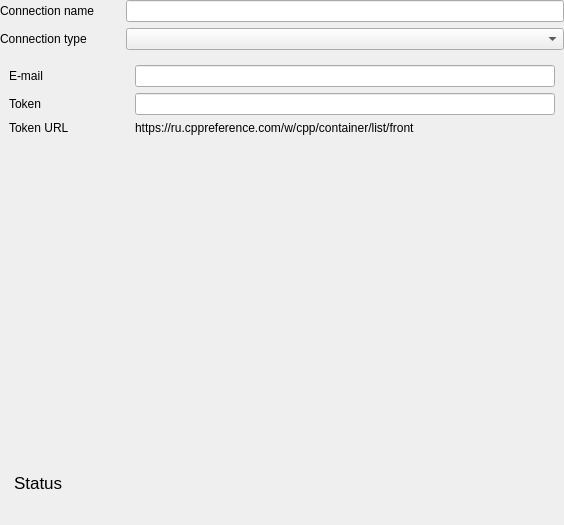
<?xml version="1.0" encoding="UTF-8"?>
<ui version="4.0">
 <class>ConnectionInfoWidget</class>
 <widget class="QWidget" name="ConnectionInfoWidget">
  <property name="geometry">
   <rect>
    <x>0</x>
    <y>0</y>
    <width>564</width>
    <height>525</height>
   </rect>
  </property>
  <property name="windowTitle">
   <string>Form</string>
  </property>
  <layout class="QVBoxLayout" name="verticalLayout" stretch="1,0,1">
   <property name="sizeConstraint">
    <enum>QLayout::SetMaximumSize</enum>
   </property>
   <property name="leftMargin">
    <number>0</number>
   </property>
   <property name="topMargin">
    <number>0</number>
   </property>
   <property name="rightMargin">
    <number>0</number>
   </property>
   <property name="bottomMargin">
    <number>0</number>
   </property>
   <item>
    <layout class="QFormLayout" name="formLayout">
     <property name="sizeConstraint">
      <enum>QLayout::SetMinimumSize</enum>
     </property>
     <item row="0" column="0">
      <widget class="QLabel" name="label">
       <property name="minimumSize">
        <size>
         <width>120</width>
         <height>0</height>
        </size>
       </property>
       <property name="text">
        <string>Connection name</string>
       </property>
      </widget>
     </item>
     <item row="0" column="1">
      <widget class="QLineEdit" name="connectionName"/>
     </item>
     <item row="1" column="0">
      <widget class="QLabel" name="label_4">
       <property name="sizePolicy">
        <sizepolicy hsizetype="Preferred" vsizetype="Preferred">
         <horstretch>0</horstretch>
         <verstretch>0</verstretch>
        </sizepolicy>
       </property>
       <property name="minimumSize">
        <size>
         <width>120</width>
         <height>0</height>
        </size>
       </property>
       <property name="baseSize">
        <size>
         <width>300</width>
         <height>0</height>
        </size>
       </property>
       <property name="text">
        <string>Connection type</string>
       </property>
      </widget>
     </item>
     <item row="1" column="1">
      <widget class="QComboBox" name="connectionType">
       <item>
        <property name="text">
         <string/>
        </property>
       </item>
       <item>
        <property name="text">
         <string>UDP</string>
        </property>
       </item>
       <item>
        <property name="text">
         <string>Gmail</string>
        </property>
       </item>
       <item>
        <property name="text">
         <string>VK</string>
        </property>
       </item>
       <item>
        <property name="text">
         <string>E-mail</string>
        </property>
       </item>
      </widget>
     </item>
    </layout>
   </item>
   <item>
    <widget class="QStackedWidget" name="stackedWidget">
     <property name="sizePolicy">
      <sizepolicy hsizetype="Minimum" vsizetype="Preferred">
       <horstretch>0</horstretch>
       <verstretch>10</verstretch>
      </sizepolicy>
     </property>
     <property name="currentIndex">
      <number>2</number>
     </property>
     <widget class="QWidget" name="empty_conn"/>
     <widget class="QWidget" name="udp_conn"/>
     <widget class="QWidget" name="gmail_oauth">
      <layout class="QFormLayout" name="formLayout_2">
       <item row="0" column="0">
        <widget class="QLabel" name="loginLabel">
         <property name="minimumSize">
          <size>
           <width>120</width>
           <height>0</height>
          </size>
         </property>
         <property name="baseSize">
          <size>
           <width>300</width>
           <height>0</height>
          </size>
         </property>
         <property name="text">
          <string>E-mail</string>
         </property>
        </widget>
       </item>
       <item row="0" column="1">
        <widget class="QLineEdit" name="login"/>
       </item>
       <item row="1" column="0">
        <widget class="QLabel" name="passLabel">
         <property name="minimumSize">
          <size>
           <width>120</width>
           <height>0</height>
          </size>
         </property>
         <property name="text">
          <string>Token</string>
         </property>
        </widget>
       </item>
       <item row="1" column="1">
        <widget class="QLineEdit" name="pass"/>
       </item>
       <item row="2" column="0">
        <widget class="QLabel" name="tokenUrlLabel">
         <property name="minimumSize">
          <size>
           <width>120</width>
           <height>0</height>
          </size>
         </property>
         <property name="text">
          <string>Token URL</string>
         </property>
        </widget>
       </item>
       <item row="2" column="1">
        <widget class="QLabel" name="tokenUrl">
         <property name="text">
          <string>https://ru.cppreference.com/w/cpp/container/list/front</string>
         </property>
         <property name="textFormat">
          <enum>Qt::RichText</enum>
         </property>
         <property name="textInteractionFlags">
          <set>Qt::LinksAccessibleByKeyboard|Qt::LinksAccessibleByMouse</set>
         </property>
        </widget>
       </item>
      </layout>
     </widget>
     <widget class="QWidget" name="vk_oauth">
      <layout class="QGridLayout" name="gridLayout">
       <item row="1" column="0">
        <widget class="QLabel" name="tokenUrlLabel_2">
         <property name="minimumSize">
          <size>
           <width>120</width>
           <height>0</height>
          </size>
         </property>
         <property name="text">
          <string>Token URL</string>
         </property>
        </widget>
       </item>
       <item row="0" column="1">
        <widget class="QLineEdit" name="vkOauthUrl"/>
       </item>
       <item row="1" column="1">
        <widget class="QLabel" name="vkTokenUrl">
         <property name="text">
          <string>https://ru.cppreference.com/w/cpp/container/list/front</string>
         </property>
         <property name="textFormat">
          <enum>Qt::RichText</enum>
         </property>
         <property name="textInteractionFlags">
          <set>Qt::LinksAccessibleByKeyboard|Qt::LinksAccessibleByMouse</set>
         </property>
        </widget>
       </item>
       <item row="0" column="0">
        <widget class="QLabel" name="loginLabel_2">
         <property name="minimumSize">
          <size>
           <width>120</width>
           <height>0</height>
          </size>
         </property>
         <property name="baseSize">
          <size>
           <width>300</width>
           <height>0</height>
          </size>
         </property>
         <property name="text">
          <string>URL</string>
         </property>
        </widget>
       </item>
       <item row="2" column="1">
        <spacer name="verticalSpacer">
         <property name="orientation">
          <enum>Qt::Vertical</enum>
         </property>
         <property name="sizeHint" stdset="0">
          <size>
           <width>20</width>
           <height>40</height>
          </size>
         </property>
        </spacer>
       </item>
      </layout>
     </widget>
     <widget class="QWidget" name="emailConn">
      <layout class="QVBoxLayout" name="verticalLayout_3" stretch="4,2,1,4">
       <item>
        <layout class="QGridLayout" name="gridLayout_2" columnstretch="1,4">
         <item row="1" column="0">
          <widget class="QLabel" name="label_5">
           <property name="text">
            <string>Password</string>
           </property>
          </widget>
         </item>
         <item row="0" column="0">
          <widget class="QLabel" name="label_3">
           <property name="text">
            <string>Login</string>
           </property>
          </widget>
         </item>
         <item row="0" column="1">
          <widget class="QLineEdit" name="emailLogin"/>
         </item>
         <item row="1" column="1">
          <widget class="QLineEdit" name="emailPass"/>
         </item>
         <item row="2" column="0">
          <widget class="QLabel" name="label_6">
           <property name="text">
            <string>From</string>
           </property>
          </widget>
         </item>
         <item row="2" column="1">
          <widget class="QLineEdit" name="emailFrom"/>
         </item>
        </layout>
       </item>
       <item>
        <layout class="QGridLayout" name="gridLayout_3" columnstretch="2,5,1">
         <item row="0" column="2">
          <widget class="QLineEdit" name="smtpPort">
           <property name="placeholderText">
            <string>port</string>
           </property>
          </widget>
         </item>
         <item row="0" column="0">
          <widget class="QLabel" name="label_7">
           <property name="text">
            <string>smtp</string>
           </property>
          </widget>
         </item>
         <item row="0" column="1">
          <widget class="QLineEdit" name="smtpUrl">
           <property name="placeholderText">
            <string>server URL/IP</string>
           </property>
          </widget>
         </item>
         <item row="1" column="0">
          <widget class="QLabel" name="label_8">
           <property name="text">
            <string>imap</string>
           </property>
          </widget>
         </item>
         <item row="1" column="1">
          <widget class="QLineEdit" name="imapUrl">
           <property name="placeholderText">
            <string>server URL/IP</string>
           </property>
          </widget>
         </item>
         <item row="1" column="2">
          <widget class="QLineEdit" name="imapPort">
           <property name="placeholderText">
            <string>port</string>
           </property>
          </widget>
         </item>
        </layout>
       </item>
       <item>
        <widget class="QCheckBox" name="useTls">
         <property name="text">
          <string>Use safe connection</string>
         </property>
         <property name="checked">
          <bool>true</bool>
         </property>
        </widget>
       </item>
       <item>
        <spacer name="verticalSpacer_2">
         <property name="orientation">
          <enum>Qt::Vertical</enum>
         </property>
         <property name="sizeHint" stdset="0">
          <size>
           <width>20</width>
           <height>40</height>
          </size>
         </property>
        </spacer>
       </item>
      </layout>
     </widget>
    </widget>
   </item>
   <item>
    <widget class="QWidget" name="satusWidget" native="true">
     <property name="sizePolicy">
      <sizepolicy hsizetype="Minimum" vsizetype="Minimum">
       <horstretch>0</horstretch>
       <verstretch>1</verstretch>
      </sizepolicy>
     </property>
     <layout class="QVBoxLayout" name="verticalLayout_2">
      <item>
       <layout class="QHBoxLayout" name="horizontalLayout" stretch="1,2">
        <item>
         <widget class="QLabel" name="label_2">
          <property name="sizePolicy">
           <sizepolicy hsizetype="Preferred" vsizetype="Minimum">
            <horstretch>0</horstretch>
            <verstretch>0</verstretch>
           </sizepolicy>
          </property>
          <property name="font">
           <font>
            <pointsize>13</pointsize>
            <weight>50</weight>
            <bold>false</bold>
           </font>
          </property>
          <property name="text">
           <string>Status</string>
          </property>
          <property name="indent">
           <number>5</number>
          </property>
         </widget>
        </item>
        <item>
         <widget class="QLabel" name="statusText">
          <property name="sizePolicy">
           <sizepolicy hsizetype="Preferred" vsizetype="Minimum">
            <horstretch>0</horstretch>
            <verstretch>0</verstretch>
           </sizepolicy>
          </property>
          <property name="font">
           <font>
            <pointsize>13</pointsize>
            <weight>75</weight>
            <bold>true</bold>
           </font>
          </property>
          <property name="autoFillBackground">
           <bool>true</bool>
          </property>
          <property name="text">
           <string/>
          </property>
          <property name="alignment">
           <set>Qt::AlignCenter</set>
          </property>
          <property name="indent">
           <number>5</number>
          </property>
         </widget>
        </item>
       </layout>
      </item>
      <item>
       <widget class="QLabel" name="lastMessage">
        <property name="sizePolicy">
         <sizepolicy hsizetype="Preferred" vsizetype="Minimum">
          <horstretch>0</horstretch>
          <verstretch>0</verstretch>
         </sizepolicy>
        </property>
        <property name="font">
         <font>
          <pointsize>11</pointsize>
         </font>
        </property>
        <property name="text">
         <string/>
        </property>
        <property name="wordWrap">
         <bool>true</bool>
        </property>
        <property name="indent">
         <number>5</number>
        </property>
       </widget>
      </item>
     </layout>
    </widget>
   </item>
  </layout>
 </widget>
 <resources/>
 <connections>
  <connection>
   <sender>connectionType</sender>
   <signal>currentIndexChanged(int)</signal>
   <receiver>stackedWidget</receiver>
   <slot>setCurrentIndex(int)</slot>
   <hints>
    <hint type="sourcelabel">
     <x>465</x>
     <y>52</y>
    </hint>
    <hint type="destinationlabel">
     <x>473</x>
     <y>169</y>
    </hint>
   </hints>
  </connection>
 </connections>
</ui>
